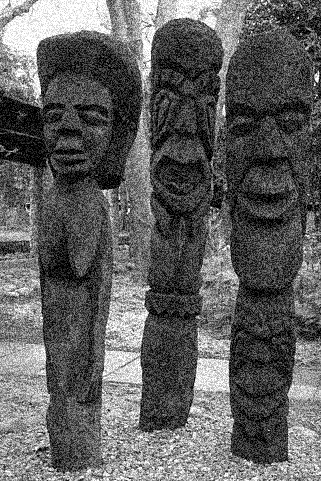
%> input picture data/denoising/Noisy/Uniform/test001_Uniform.png, 321 x 481 px, given in place of test034.png, which was not available; the run also reads 1 picture not shown here
$ octave draw_fig2_No34_noise_hist.m   (GNU Octave 9; MATLAB toolbox functions it lacks are replaced by stand-ins)
%> lines starting %> are read from the running program, lines starting %| are printed output that depends on the picture; pictures that were not available may be replaced by others from this repository, and a replacement may not be noted
clc;
clear;
s1=sprintf("data/denoising/Gray/test034.png");
s2=sprintf("data/denoising/Noisy/Uniform/test034_Uniform.png");
s3=sprintf("data/denoising/Noisy/Salt_and_Pepper/test034_18psnr.png");
s4=sprintf("data/denoising/Noisy/Gaussian/test034_18psnr.png");
s5=sprintf("data/denoising/Noisy/Mixed/test034_combination.png");


s6=sprintf("data/denoising/G-Filtered/Uniform/test034_onepass.png");
s7=sprintf("data/denoising/G-Filtered/Salt_and_Pepper/test034_onepass.png");
s8=sprintf("data/denoising/G-Filtered/Gaussian/test034_onepass.png");
s9=sprintf("data/denoising/G-Filtered/Mixed/test034_onepass.png");

o=imread(s1);
%> o is the input picture: size 481x321 uint8; min 0, max 255, mean 95.9
o=o';
%> o: size 321x481 uint8

a=imread(s2);
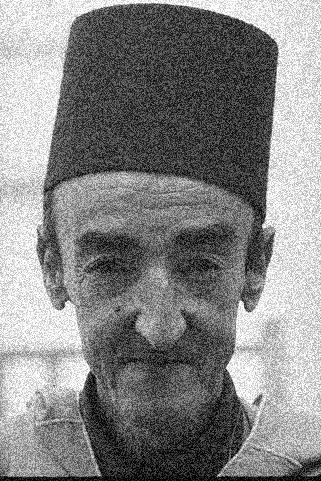
%> input picture data/denoising/Noisy/Uniform/test034_Uniform.png, 321 x 481 px
%> a is the input picture: size 481x321 uint8; min 0, max 255, mean 133.4
a=a';
%> a: size 321x481 uint8
b=imread(s3);
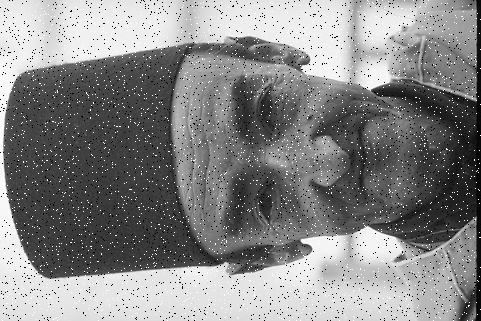
%> input picture data/denoising/Noisy/Salt_and_Pepper/test034_18psnr.png, 481 x 321 px
%> b is the input picture: size 321x481 uint8; min 0, max 255, mean 134.2
c=imread(s4);
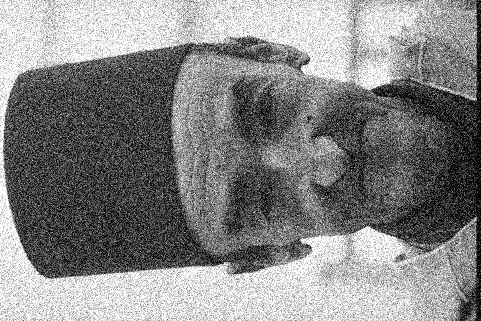
%> input picture data/denoising/Noisy/Gaussian/test034_18psnr.png, 481 x 321 px
%> c is the input picture: size 321x481 uint8; min 0, max 255, mean 133.1
d=imread(s5);
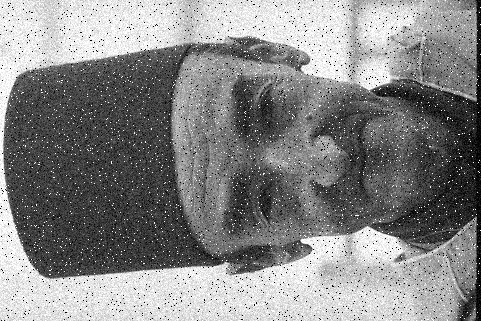
%> input picture data/denoising/Noisy/Mixed/test034_combination.png, 481 x 321 px
%> d is the input picture: size 321x481 uint8; min 0, max 255, mean 134

e=imread(s6);
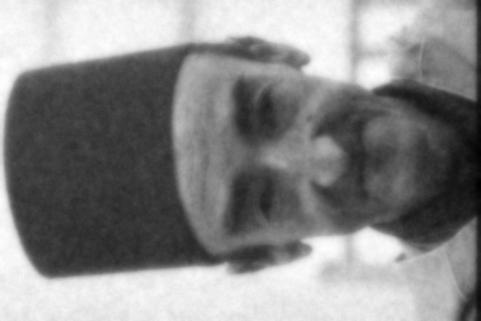
%> input picture data/denoising/G-Filtered/Uniform/test034_onepass.png, 481 x 321 px
%> e is the input picture: size 321x481 uint8; min 0, max 255, mean 135.6
f=imread(s7);
g=imread(s8);
h=imread(s9);

noisy_U=double(o)-double(a);
noisy_SP=double(o)-double(b);
noisy_G=double(o)-double(c);
noisy_M=double(o)-double(d);

filtered_U=double(o)-double(e);
filtered_SP=double(o)-double(f);
filtered_G=double(o)-double(g);
filtered_M=double(o)-double(h);

category1=char('Before','After');
category2=char('Unifrom noise after G-filter','S&P noise after G-filter','Gaussian noise after G-filter','Mixed noise after G-filter');

figure(1);
subplot(2,2,1);
histogram(noisy_U,'Normalization','probability','EdgeColor','None');
hold on;
histogram(filtered_U,'Normalization','probability','EdgeColor','None');
xlabel('Difference of Pixel Value','FontSize',12);
ylabel('Probability','FontSize',12);
legend(category1(1,:),category1(2,:));
legend('FontName','Times New Roman','FontSize',14);
box off;
subplot(2,2,2);
histogram(noisy_SP,'Normalization','probability','EdgeColor','None');
hold on;
histogram(filtered_SP,'Normalization','probability','EdgeColor','None');
xlabel('Difference of Pixel Value','FontSize',12);
ylabel('Probability','FontSize',12);
legend(category1(1,:),category1(2,:));
legend('FontName','Times New Roman','FontSize',14);
box off;
subplot(2,2,3);
histogram(noisy_G,'Normalization','probability','EdgeColor','None');
hold on;
histogram(filtered_G,'Normalization','probability','EdgeColor','None');
xlabel('Difference of Pixel Value','FontSize',12);
ylabel('Probability','FontSize',12);
legend(category1(1,:),category1(2,:));
legend('FontName','Times New Roman','FontSize',14);
box off;
subplot(2,2,4);
histogram(noisy_M,'Normalization','probability','EdgeColor','None');
hold on;
histogram(filtered_M,'Normalization','probability','EdgeColor','None');
xlabel('Difference of Pixel Value','FontSize',12);
ylabel('Probability','FontSize',12);
legend(category1(1,:),category1(2,:));
legend('FontName','Times New Roman','FontSize',14);
box off;
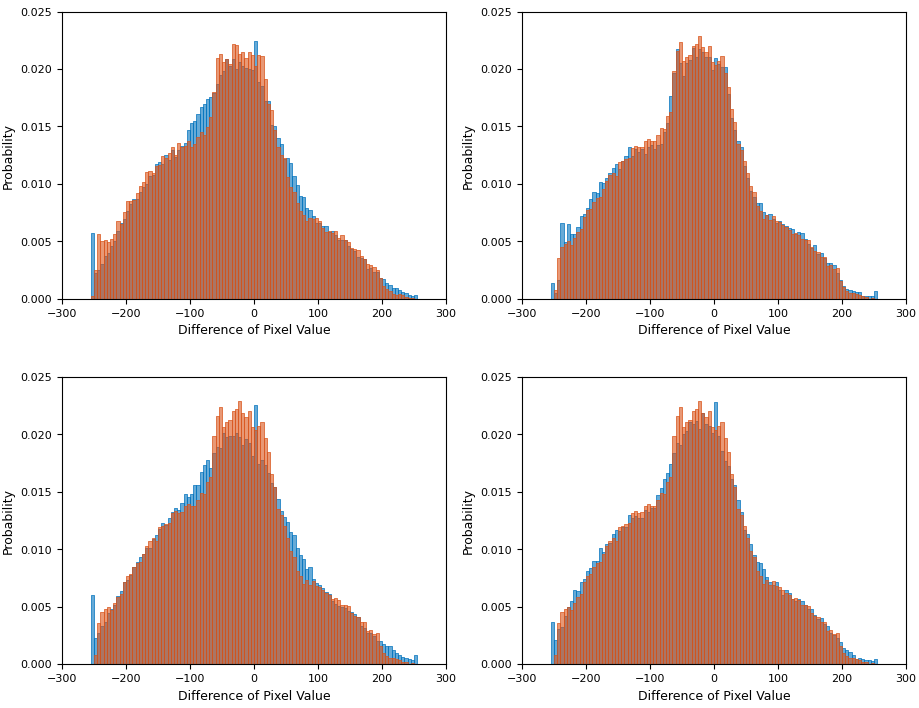
%> figure redrawn from the program's plot data, 4 panels; panel 1: tallest bar 0.0224 high, from x = 0 to 5; panel 1: tallest bar 0.0222 high, from x = -35 to -30; panel 2: tallest bar 0.0218 high, from x = -35 to -30; panel 2: tallest bar 0.0229 high, from x = -25 to -20


figure(2);
h=histogram(filtered_U,'Normalization','probability','EdgeColor','None');
xlim([-60 60]);
hold on;
h=histogram(filtered_SP,'Normalization','probability','EdgeColor','None');
xlim([-60 60]);
hold on;
histogram(filtered_G,'Normalization','probability','EdgeColor','None');
xlim([-60 60]);
hold on;
histogram(filtered_M,'Normalization','probability','EdgeColor','None');
xlim([-60 60]);
xlabel('Difference of Pixel Value','FontSize',12);
ylabel('Probability','FontSize',12);
legend(category2(1,:),category2(2,:),category2(3,:),category2(4,:));
legend('FontName','Times New Roman','FontSize',14);
box off;
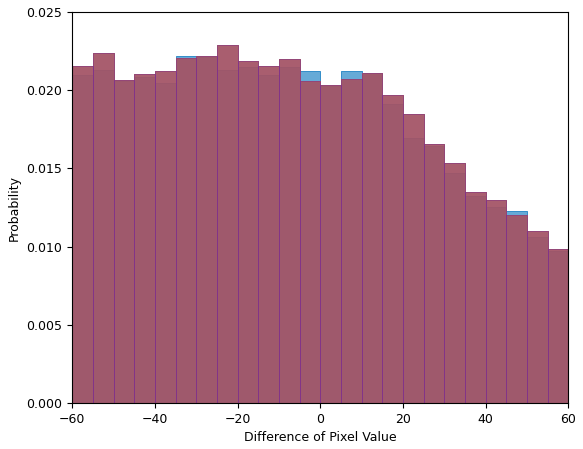
%> figure redrawn from the program's plot data; tallest bar 0.0222 high, from x = -35 to -30; tallest bar 0.0229 high, from x = -25 to -20; tallest bar 0.0229 high, from x = -25 to -20; tallest bar 0.0229 high, from x = -25 to -20
